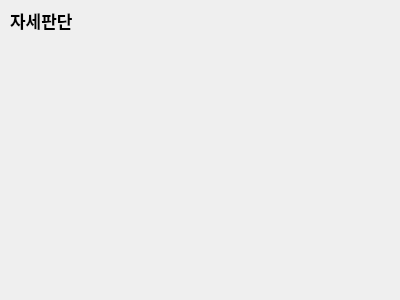
<?xml version="1.0" encoding="UTF-8"?>
<ui version="4.0">
 <class>overlay</class>
 <widget class="QWidget" name="overlay">
  <property name="geometry">
   <rect>
    <x>0</x>
    <y>0</y>
    <width>400</width>
    <height>300</height>
   </rect>
  </property>
  <property name="windowTitle">
   <string>overlay</string>
  </property>
  <widget class="QLabel" name="label">
   <property name="geometry">
    <rect>
     <x>10</x>
     <y>10</y>
     <width>71</width>
     <height>20</height>
    </rect>
   </property>
   <property name="font">
    <font>
     <family>맑은 고딕</family>
     <pointsize>13</pointsize>
     <weight>75</weight>
     <bold>true</bold>
    </font>
   </property>
   <property name="text">
    <string>자세판단</string>
   </property>
  </widget>
 </widget>
 <layoutdefault spacing="6" margin="11"/>
 <resources/>
 <connections/>
</ui>
